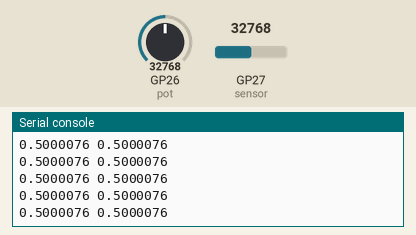
A program run on a simulated Raspberry Pi Pico running MicroPython. Parts: the last lines printed to the serial console. The inputs (shaded band) are chosen by the test bench; at power-on: GP26 (pot) = 32768, GP27 (sensor) = 32768 (analog values on the 0–65535 scale).

Above: at 1.2 s.
1.3 s: GP26 (pot) set to 45874
At 2.4 s:
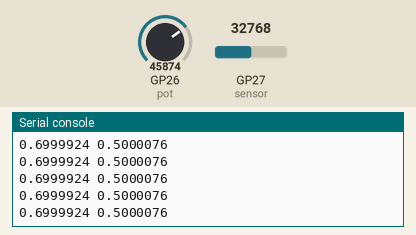
2.8 s: GP27 (sensor) set to 45874
At 3.7 s:
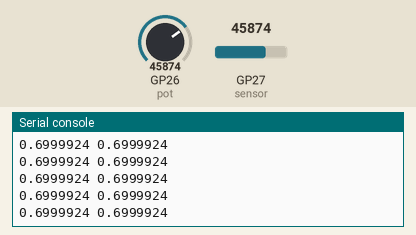
4.3 s: GP26 (pot) set to 57670
At 5.3 s:
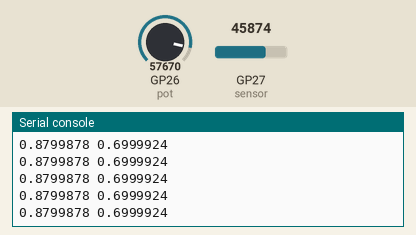
5.8 s: GP27 (sensor) set to 57670
At 6.6 s:
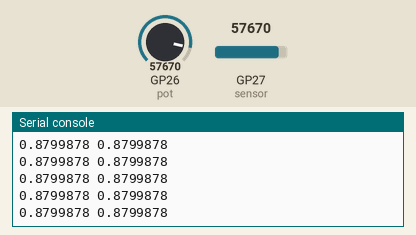
Timing chart, 0 to 8.3 s (numbered marks = the images above; inputs shaded):
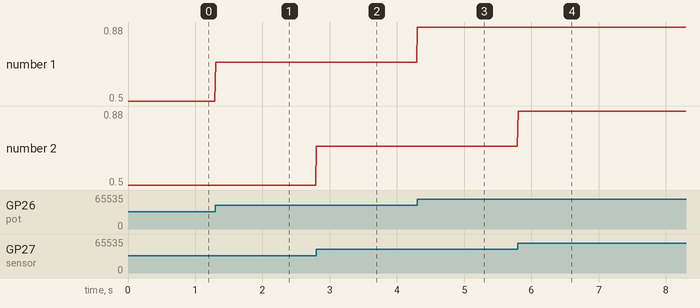

Measured:
- after the input at 1.3 s, the serial console: prints a new line at once (image 1)
- after the input at 2.8 s, the serial console: prints a new line at once (image 2)
- after the input at 4.3 s, the serial console: prints a new line at once (image 3)
- after the input at 5.8 s, the serial console: prints a new line at once (image 4)
- plotted number 1: 0.5 → 0.7 after the input at 1.3 s, 0.7 → 0.88 after the input at 4.3 s

The program:

3_Synth.py
```python
# import
from time import sleep
from picozero import Pot, Speaker

# setup
pot     = Pot(26)
sensor  = Pot(27)
speaker = Speaker(15)

speaker.off()

# loop
while True:
    speaker.freq = 100 + int(sensor.value * 1000)

    print(pot.value, sensor.value)
    sleep(0.01)
```
